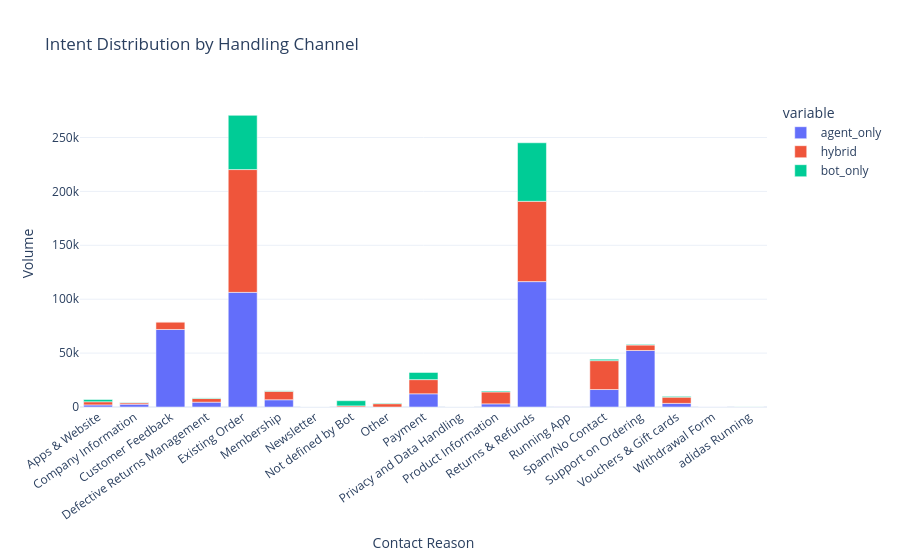

Notebook cell for this chart:
### Markdown cell above
## SECTION 10.4 — Stacked Channel Comparison

### Code cell
stacked_df = (
    categories_df
    .pivot_table(
        index="contact_reason",
        columns="handling_channel",
        values="volume",
        aggfunc="sum",
    )
    .reset_index()
)

fig = px.bar(
    stacked_df,
    x="contact_reason",
    y=["agent_only", "hybrid", "bot_only"],
    title="Intent Distribution by Handling Channel",
)

fig.update_layout(
    xaxis_title="Contact Reason",
    yaxis_title="Volume",
    template="plotly_white",
    xaxis_tickangle=-35,
)

fig.show()

### Figure 1 — Plotly figure (JSON) as saved in the notebook; plotly's stock layout.template omitted (floating-point values rounded to 4 significant figures)
{"data": [{"hovertemplate": "variable=agent_only<br>contact_reason=%{x}<br>value=%{y}<extra></extra>", "legendgroup": "agent_only", "marker": {"color": "#636efa", "pattern": {"shape": ""}}, "name": "agent_only", "orientation": "v", "showlegend": true, "textposition": "auto", "type": "bar", "x": ["Apps & Website", "Company Information", "Customer Feedback", "Defective Returns Management", "Existing Order", "Membership", "Newsletter", "Not defined by Bot", "Other", "Payment", "Privacy and Data Handling", "Product Information", "Returns & Refunds", "Running App", "Spam/No Contact", "Support on Ordering", "Vouchers & Gift cards", "Withdrawal Form", "adidas Running"], "xaxis": "x", "y": [1932.0, 2581.0, 71910.0, 4494.0, 106300.0, 6712.0, 4.0, NaN, NaN, 12260.0, 16.0, 2926.0, 116300.0, 581.0, 16200.0, 52430.0, 3376.0, 140.0, NaN], "yaxis": "y"}, {"hovertemplate": "variable=hybrid<br>contact_reason=%{x}<br>value=%{y}<extra></extra>", "legendgroup": "hybrid", "marker": {"color": "#EF553B", "pattern": {"shape": ""}}, "name": "hybrid", "orientation": "v", "showlegend": true, "textposition": "auto", "type": "bar", "x": ["Apps & Website", "Company Information", "Customer Feedback", "Defective Returns Management", "Existing Order", "Membership", "Newsletter", "Not defined by Bot", "Other", "Payment", "Privacy and Data Handling", "Product Information", "Returns & Refunds", "Running App", "Spam/No Contact", "Support on Ordering", "Vouchers & Gift cards", "Withdrawal Form", "adidas Running"], "xaxis": "x", "y": [2938.0, 1320.0, 7024.0, 3365.0, 113900.0, 7867.0, 5.0, 1022.0, 3072.0, 13150.0, 9.0, 11040.0, 74490.0, 55.0, 26790.0, 5057.0, 5739.0, 3.0, 3.0], "yaxis": "y"}, {"hovertemplate": "variable=bot_only<br>contact_reason=%{x}<br>value=%{y}<extra></extra>", "legendgroup": "bot_only", "marker": {"color": "#00cc96", "pattern": {"shape": ""}}, "name": "bot_only", "orientation": "v", "showlegend": true, "textposition": "auto", "type": "bar", "x": ["Apps & Website", "Company Information", "Customer Feedback", "Defective Returns Management", "Existing Order", "Membership", "Newsletter", "Not defined by Bot", "Other", "Payment", "Privacy and Data Handling", "Product Information", "Returns & Refunds", "Running App", "Spam/No Contact", "Support on Ordering", "Vouchers & Gift cards", "Withdrawal Form", "adidas Running"], "xaxis": "x", "y": [2071.0, 365.0, 1.0, 562.0, 50290.0, 419.0, NaN, 4833.0, 513.0, 6618.0, NaN, 823.0, 54280.0, NaN, 1322.0, 617.0, 784.0, NaN, 66.0], "yaxis": "y"}], "layout": {"barmode": "relative", "legend": {"title": {"text": "variable"}, "tracegroupgap": 0}, "title": {"text": "Intent Distribution by Handling Channel"}, "xaxis": {"anchor": "y", "domain": [0, 1], "tickangle": -35, "title": {"text": "Contact Reason"}}, "yaxis": {"anchor": "x", "domain": [0, 1], "title": {"text": "Volume"}}}}
